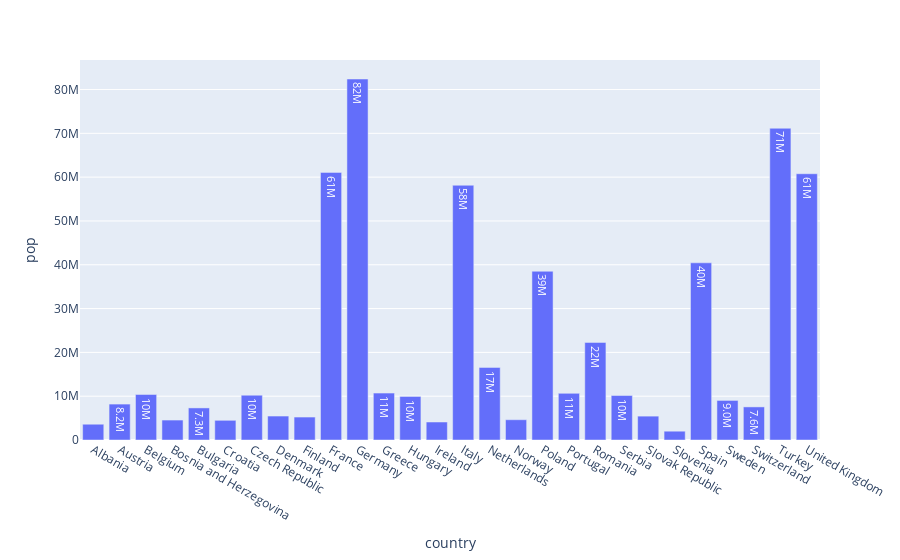

The notebook cell saved with this chart:
### Code cell
df = px.data.gapminder().query("continent == 'Europe' and year == 2007 and pop > 2.e6")
fig = px.bar(df, y='pop', x='country', text='pop')
fig.update_traces(texttemplate='%{text:.2s}', textposition='inside')
fig.update_layout(uniformtext_minsize=8, uniformtext_mode='hide')
fig.show()

### Figure 1 — Plotly figure (JSON) as saved in the notebook; plotly's stock layout.template omitted (floating-point values rounded to 4 significant figures)
{"data": [{"alignmentgroup": "True", "hovertemplate": "country=%{x}<br>pop=%{text}<extra></extra>", "legendgroup": "", "marker": {"color": "#636efa", "pattern": {"shape": ""}}, "name": "", "offsetgroup": "", "orientation": "v", "showlegend": false, "text": [3600523, 8199783, 10392226, 4552198, 7322858, 4493312, 10228744, 5468120, 5238460, 61083916, 82400996, 10706290, 9956108, 4109086, 58147733, 16570613, 4627926, 38518241, 10642836, 22276056, 10150265, 5447502, 2009245, 40448191, 9031088, 7554661, 71158647, 60776238], "textposition": "inside", "texttemplate": "%{text:.2s}", "type": "bar", "x": ["Albania", "Austria", "Belgium", "Bosnia and Herzegovina", "Bulgaria", "Croatia", "Czech Republic", "Denmark", "Finland", "France", "Germany", "Greece", "Hungary", "Ireland", "Italy", "Netherlands", "Norway", "Poland", "Portugal", "Romania", "Serbia", "Slovak Republic", "Slovenia", "Spain", "Sweden", "Switzerland", "Turkey", "United Kingdom"], "xaxis": "x", "y": [3600523, 8199783, 10392226, 4552198, 7322858, 4493312, 10228744, 5468120, 5238460, 61083916, 82400996, 10706290, 9956108, 4109086, 58147733, 16570613, 4627926, 38518241, 10642836, 22276056, 10150265, 5447502, 2009245, 40448191, 9031088, 7554661, 71158647, 60776238], "yaxis": "y"}], "layout": {"barmode": "relative", "legend": {"tracegroupgap": 0}, "margin": {"t": 60}, "uniformtext": {"minsize": 8, "mode": "hide"}, "xaxis": {"anchor": "y", "domain": [0, 1], "title": {"text": "country"}}, "yaxis": {"anchor": "x", "domain": [0, 1], "title": {"text": "pop"}}}}
